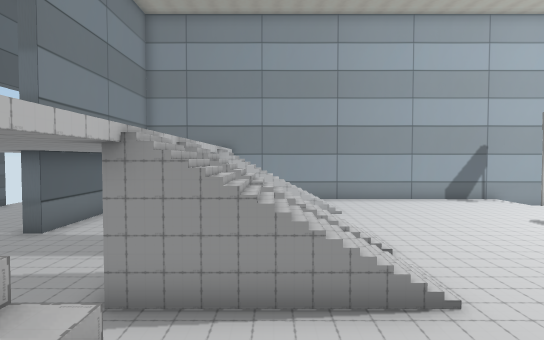
[1] (above)

20 first-person views from a walk through a Unity game level. The camera is 1.2 m above the floor, tilts 2° down and sees 80° across. The floor is counted in squares, 2 m on a side. Each view is taken from the middle of a square. On the plan, view 1 faces up. The plan holds only what a view shows up to about 10 squares ahead; the rest is blank. The place goes on beyond the plan. Some surface patterns are stand-ins.

[2]
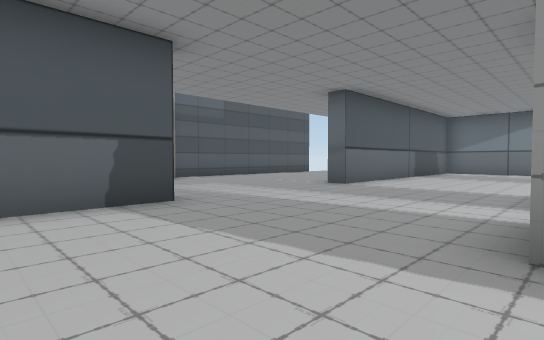

[3]
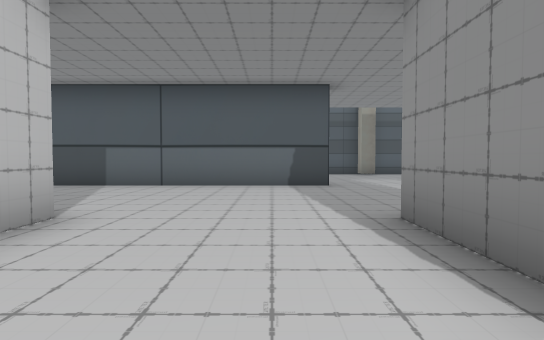

[4]
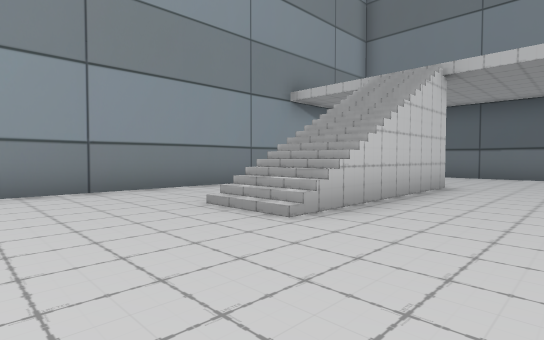

[5]
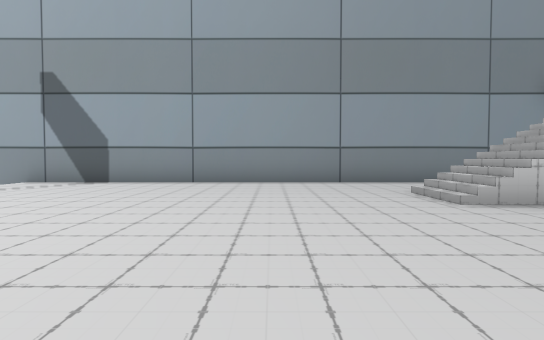

[6]
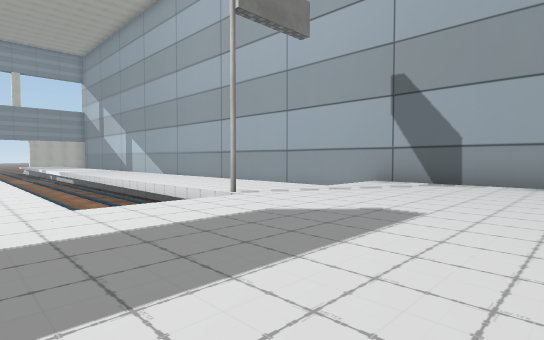

[7]
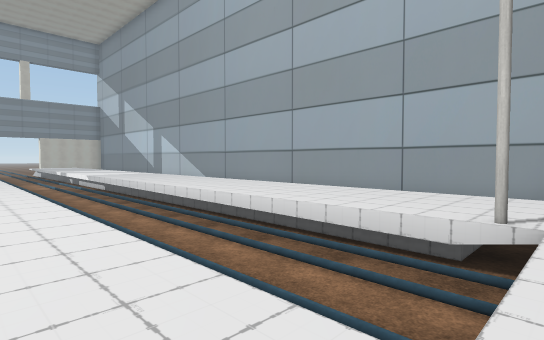

[8]
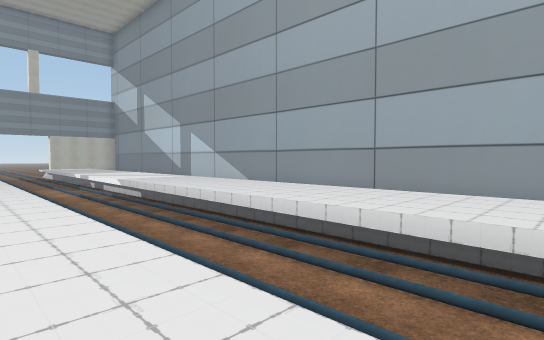

[9]
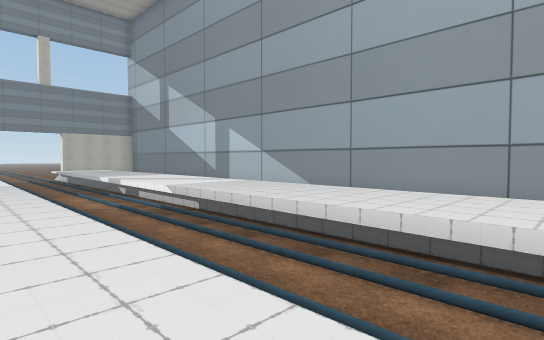

[10]
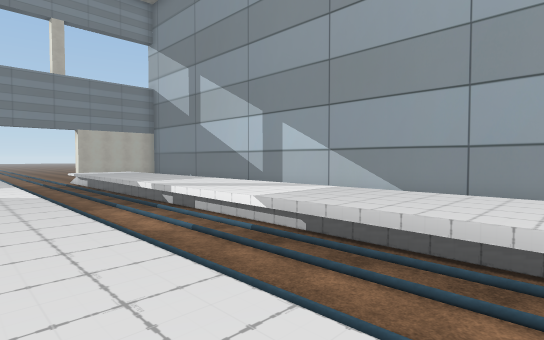

[11]
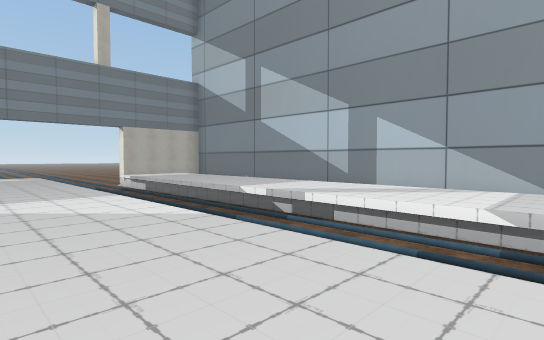

[12]
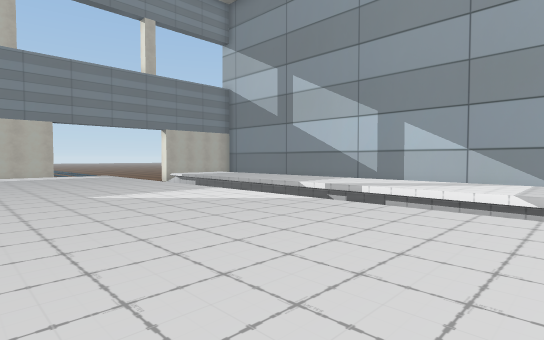

[13]
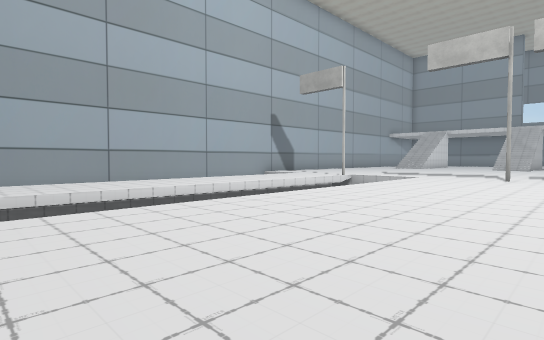

[14]
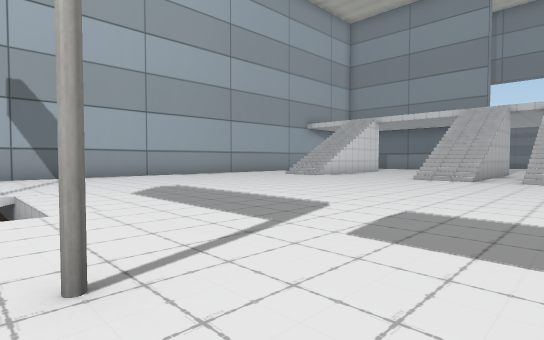

[15]
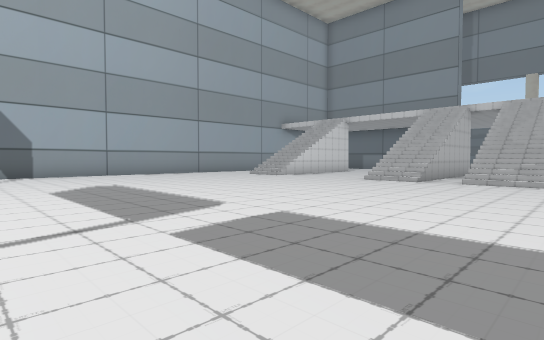

[16]
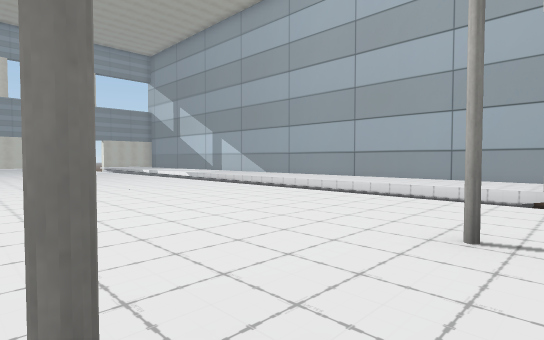

[17]
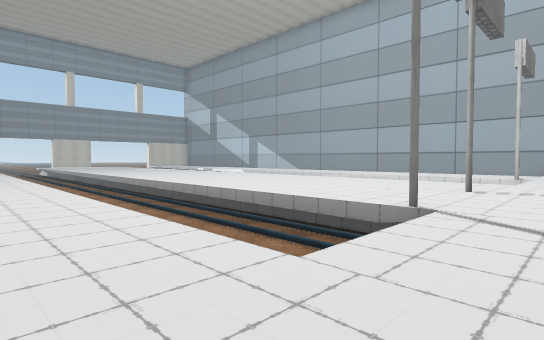

[18]
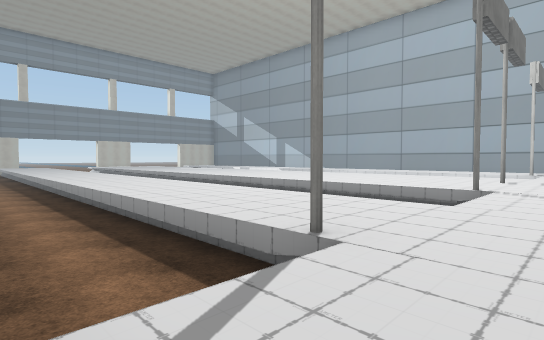

[19]
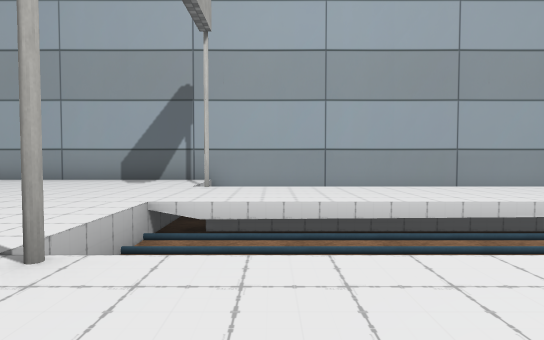

[20]
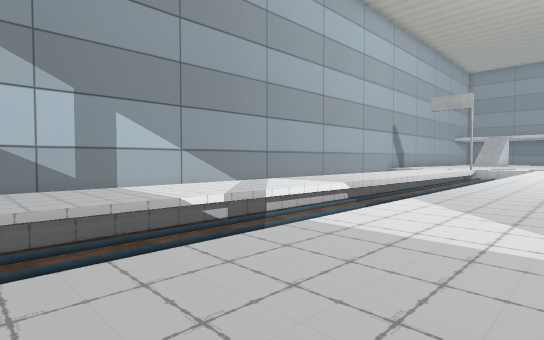

### Floor plan
Key: @ floor where view 1 was taken; # wall or solid block; . main floor; - floor 1 m lower than the main floor; / step, stairs or slope; = window, fence, low wall or low ledge; v drop or lower ground.
Columns run from 9 left of view 1 to 31 right of it. Each row starts with its distance up from view 1.
 17               #################
 16                ......-----
 15                ......-----------
 14                 .....=----------
 13     ...          ..............
 12    #...           .............
 11    #...           ...------
 10    #...     ........./////////
  9 ...#...     .........=////////
  8 ......./////..........................
  7 ......./////.............................
  6 ....... ####.........#...................
  5 ......./////.............................
  4   .#.................=///////////////////
  3    #.................////////////////////
  2    #.................--------------------
  1    #...#vvv#.........=...................
  0    #...//@//.............................
 -1    #..     ..........=..................
 -2    #      ...........
 -3         ################################

Positions as (right, up) in squares from view 1, and headings:
1: (0, 0), facing up
2: (-2, 2), facing up-left
3: (1, 3), facing left
4: (5, 3), facing down-left
5: (5, 5), facing down
6: (7, 5), facing down-right
7: (11, 5), facing down-right
8: (14, 5), facing down-right
9: (17, 5), facing down-right
10: (20, 5), facing down-right
11: (23, 6), facing down-right
12: (23, 8), facing down-right
13: (22, 8), facing down-left
14: (12, 8), facing down-left
15: (11, 9), facing down-left
16: (11, 9), facing down-right
17: (10, 13), facing down-right
18: (10, 16), facing down-right
19: (13, 7), facing up
20: (31, 6), facing down-left
